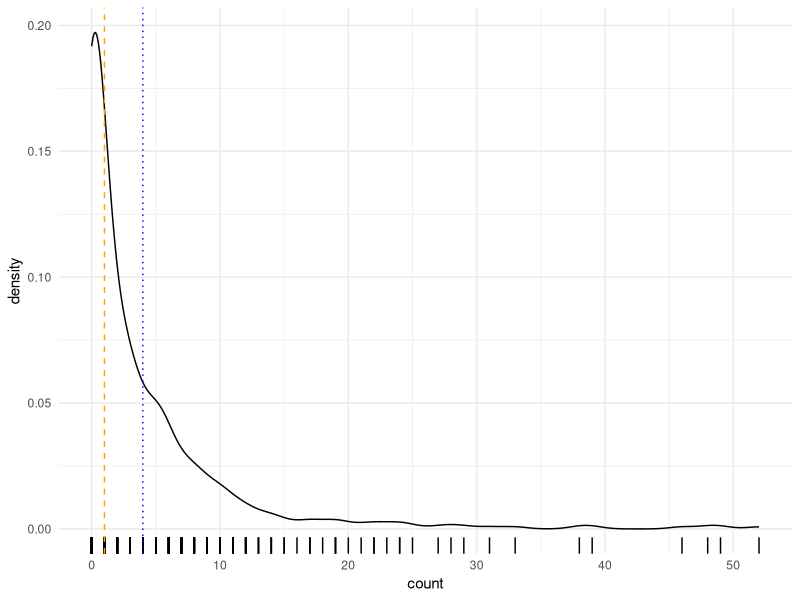
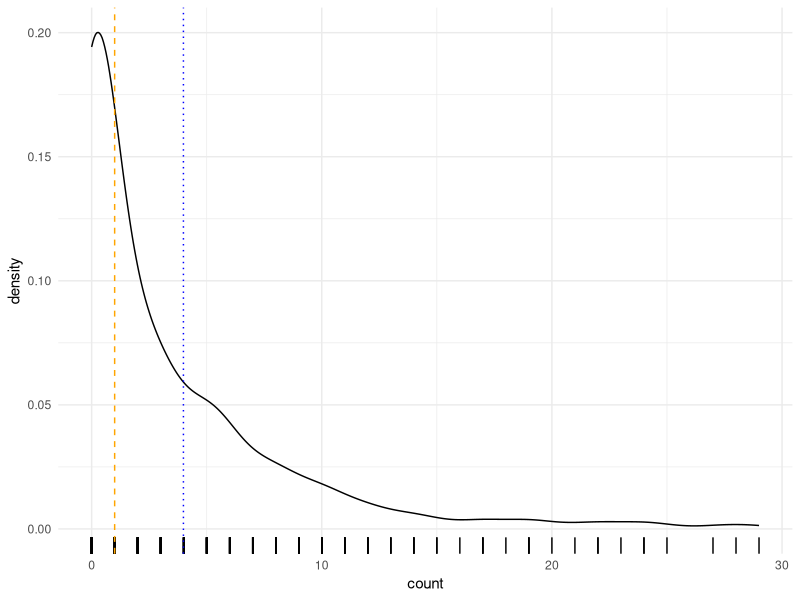
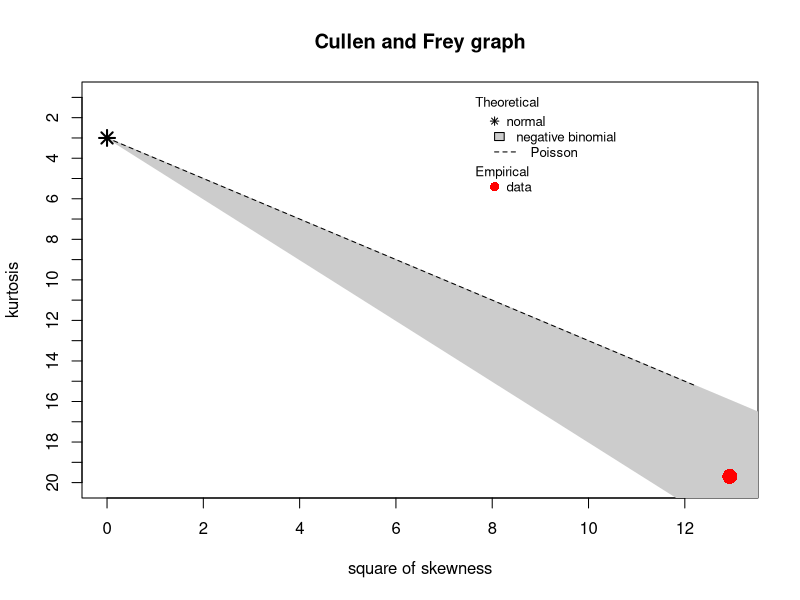
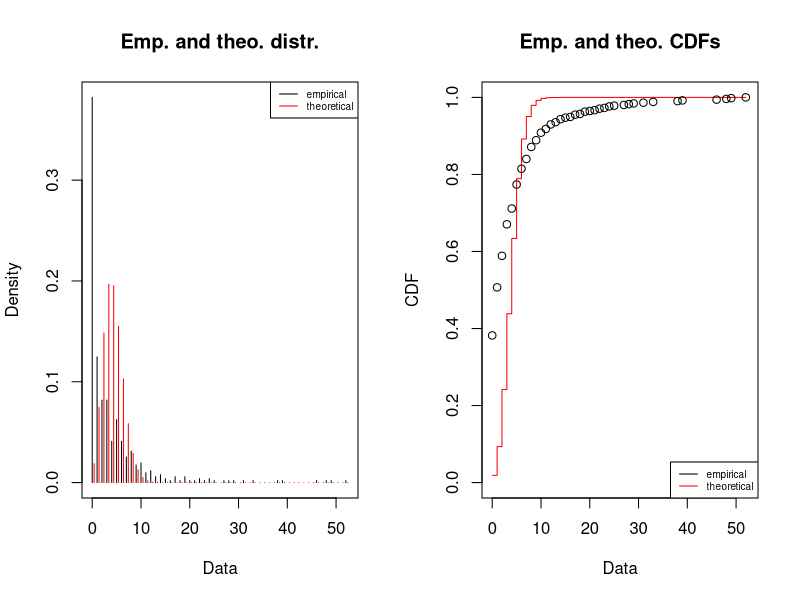
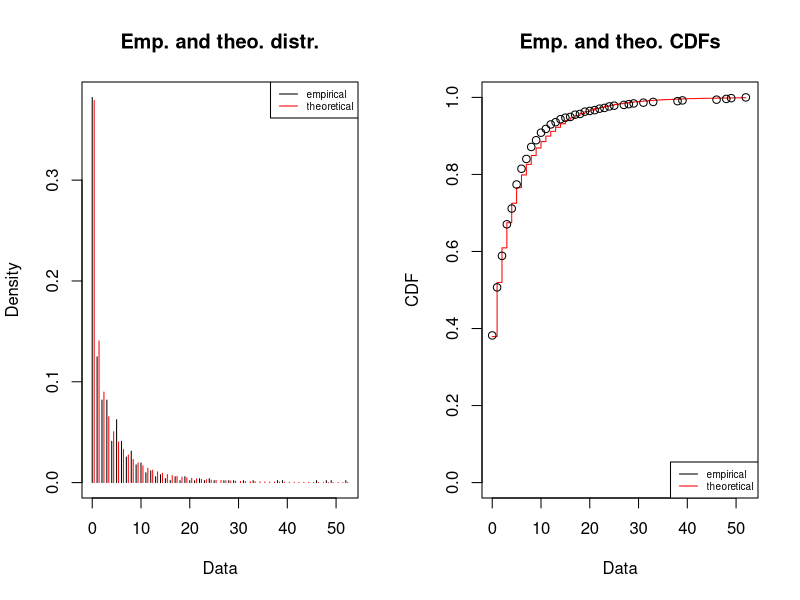
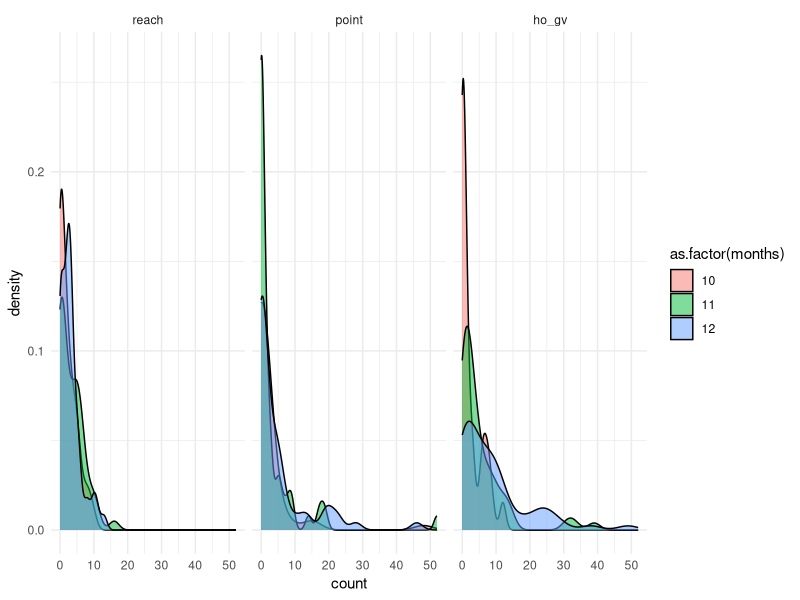
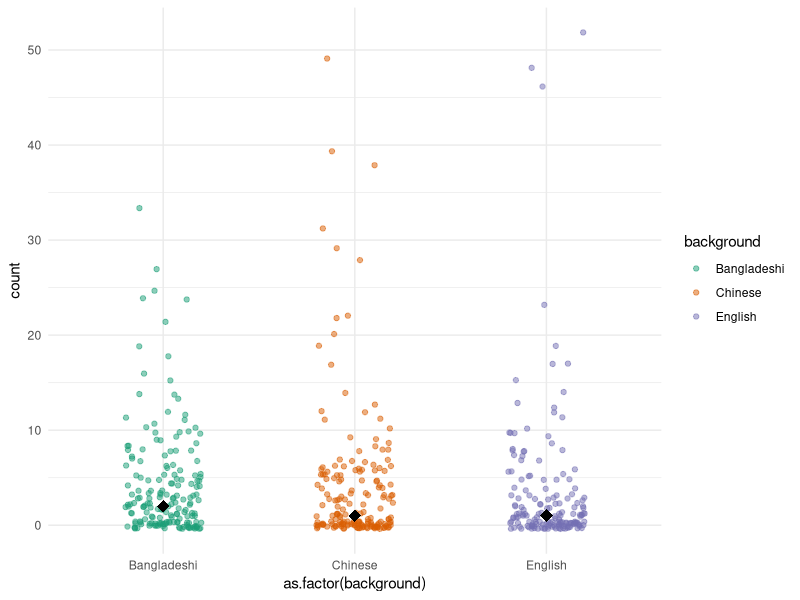
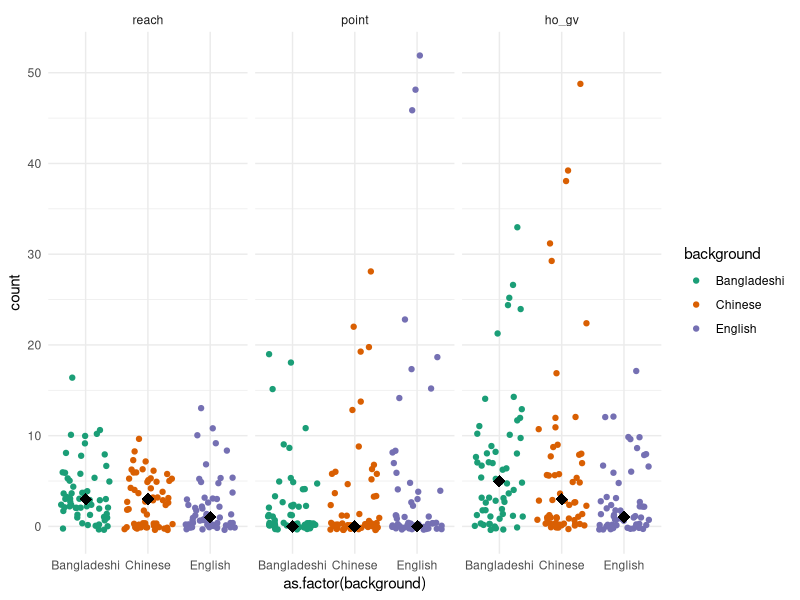

Reproduce these figures in R, in order.
## ---- chunk 1
knitr::opts_chunk$set(echo = TRUE)
knitr::opts_knit$set(root.dir = normalizePath("../"))
library(fitdistrplus)
library(tidyverse)
theme_set(theme_minimal())
## ---- chunk 2
gestures <- read_csv("./data/gestures.csv")

gestures_tot <- gestures %>%
  group_by(dyad, background, months, gesture) %>%
  summarise(
    count = sum(count),
    ct = sum(ct)
  ) %>%
  ungroup() %>%
  mutate(
    gesture = factor(gesture, levels = c("reach", "point", "ho_gv"))
  ) %>%
  mutate_if(is.character, as.factor)

utterances <- read_csv("./data/utterances.csv")

# NAs not removed in sum()
utterances_tot <- utterances %>%
  group_by(dyad, background, months) %>%
  summarise(
    utterances = sum(utterances)
  ) %>%
  ungroup() %>%
  mutate_if(is.character, as.factor)

point <- gestures %>%
  filter(gesture == "point") %>%
  group_by(dyad, background, months) %>%
  summarise(
    count = sum(count)
  ) %>%
  ungroup() %>%
  mutate_if(is.character, as.factor)

utter_point <- left_join(utterances_tot, point) %>%
  rename(point = count)

utterances_compl <- utterances %>% na.omit()
utterances_tcompl <- utterances_tot %>% na.omit()
## ---- chunk 3
gestures %>% group_by(background) %>% summarise(n = n_distinct(dyad))
## ---- chunk 4
utterances %>% group_by(background) %>% summarise(n = n_distinct(dyad))
## ---- chunk 5
gestures_tot %>%
  dplyr::select(-dyad, -months) %>%
  group_by(gesture, background) %>%
  summarise_all(mean, na.rm = TRUE)
## ---- chunk 6
gestures_tot %>%
  ggplot(aes(count)) +
  geom_density() +
  geom_rug() +
  geom_vline(xintercept = median(gestures_tot$count, na.rm = TRUE), linetype = "dashed", colour = "orange") +
  geom_vline(xintercept = mean(gestures_tot$count, na.rm = TRUE), linetype = "dotted", colour = "blue")
## ---- chunk 7
gestures_tot %>%
  filter(count < 31) %>%
  ggplot(aes(count)) +
  geom_density() +
  geom_rug() +
  geom_vline(xintercept = median(gestures_tot$count, na.rm = TRUE), linetype = "dashed", colour = "orange") +
  geom_vline(xintercept = mean(gestures_tot$count, na.rm = TRUE), linetype = "dotted", colour = "blue")
## ---- chunk 8
gest_na <- na.omit(gestures_tot)
descdist(gest_na$count, discrete = TRUE)
## ---- chunk 9
plot(fitdist(gest_na$count, "pois"))
## ---- chunk 10
plot(fitdist(gest_na$count, "nbinom"))
## ---- chunk 11
gestures_tot %>%
  ggplot(aes(count, fill = as.factor(months))) +
  geom_density(alpha = 0.5) +
  facet_grid(~ gesture)
## ---- chunk 12
gestures_tot %>%
  ggplot(aes(as.factor(background), count, colour = background)) +
  geom_jitter(width = 0.2, alpha = 0.5) +
  stat_summary(fun.y = median, geom = "point", shape = 18, size = 4, color = "black") +
  scale_color_brewer(type = "qual", palette = "Dark2")
## ---- chunk 13
gestures_tot %>%
  ggplot(aes(as.factor(background), count, colour = background)) +
  geom_jitter() +
  stat_summary(fun.y = median, geom = "point", shape = 18, size = 4, color = "black") +
  scale_color_brewer(type = "qual", palette = "Dark2") +
  facet_grid(cols = vars(gesture))
## ---- chunk 14
gestures_tot %>%
  ggplot(aes(as.factor(months), count)) +
  geom_jitter() +
  stat_summary(fun.y = median, geom = "point", shape = 18, size = 4, color = "red") +
  facet_grid(cols = vars(gesture))
## ---- chunk 15
gestures_tot %>%
  ggplot(aes(as.factor(months), count)) +
  geom_jitter(alpha = 0.5, width = 0.15) +
  stat_summary(fun.y = median, geom = "point", shape = 18, size = 2, color = "red") +
  facet_grid(vars(background), vars(gesture))
## ---- chunk 16
gestures_tot %>%
  ggplot(aes(as.factor(months), count)) +
  geom_jitter(width = 0.15) +
  stat_summary(fun.y = median, geom = "point", shape = 18, size = 4, color = "red") +
  facet_wrap(vars(background, gesture), scales = "free")
## ---- chunk 17
gestures_tot %>%
  ggplot(aes(as.factor(months), count, colour = background)) +
  geom_point(alpha = 0.5) +
  geom_line(aes(group = dyad)) +
  facet_grid(vars(background), vars(gesture))
## ---- chunk 18
gestures_tot %>%
  filter(background == "Bangladeshi") %>%
  ggplot(aes(as.factor(months), count, colour = dyad)) +
  geom_point(alpha = 0.5) +
  geom_line(aes(group = dyad)) +
  facet_grid(cols = vars(gesture)) +
  theme(legend.position = "none")
## ---- chunk 19
gestures_tot %>%
  filter(background == "Chinese") %>%
  ggplot(aes(as.factor(months), count, colour = dyad)) +
  geom_point(alpha = 0.5) +
  geom_line(aes(group = dyad)) +
  facet_grid(cols = vars(gesture)) +
  theme(legend.position = "none")
## ---- chunk 20
gestures_tot %>%
  filter(background == "English") %>%
  ggplot(aes(as.factor(months), count, colour = dyad)) +
  geom_point(alpha = 0.5) +
  geom_line(aes(group = dyad)) +
  facet_grid(cols = vars(gesture)) +
  theme(legend.position = "none")
## ---- chunk 21
utterances %>%
  ggplot(aes(utterances)) +
  geom_density() +
  geom_rug()
## ---- chunk 22
utterances_tot %>%
  ggplot(aes(utterances)) +
  geom_density() +
  geom_rug()
## ---- chunk 23
descdist(utterances_tcompl$utterances, discrete = TRUE)
## ---- chunk 24
plot(fitdist(utterances_tcompl$utterances, "norm"))
## ---- chunk 25
utterances_tot %>%
  ggplot(aes(utterances, fill = background)) +
  geom_density(alpha = 0.5, colour = NA) +
  geom_rug()
## ---- chunk 26
utterances_tot %>%
  ggplot(aes(utterances, fill = as.factor(months))) +
  geom_density(alpha = 0.5, colour = NA) +
  geom_rug()
## ---- chunk 27
utterances_tot %>%
  ggplot(aes(as.factor(months), utterances)) +
  geom_jitter(width = 0.1)
## ---- chunk 28
utterances_tot %>%
  ggplot(aes(as.factor(months), utterances, colour = background)) +
  geom_jitter(width = 0.1) +
  facet_grid(~ background)
## ---- chunk 29
utterances_tot %>%
  group_by(background, months) %>%
  summarise(mean = mean(utterances, na.rm = TRUE)) %>%
  ggplot(aes(as.factor(months), mean, group = background, colour = background)) +
  geom_point() +
  geom_line() +
  ylim(c(min(utterances_tot$utterances, na.rm = TRUE), max(utterances_tot$utterances, na.rm = TRUE)))
## ---- chunk 30
utterances_tot %>%
  group_by(background, months) %>%
  summarise(median = median(utterances, na.rm = TRUE)) %>%
  ggplot(aes(as.factor(months), median, group = background, colour = background)) +
  geom_point() +
  geom_line() +
  ylim(c(min(utterances_tot$utterances, na.rm = TRUE), max(utterances_tot$utterances, na.rm = TRUE)))
## ---- chunk 31
utterances %>%
  ggplot(aes(as.factor(months), utterances, colour = task)) +
  geom_jitter(width = 0.1) +
  facet_grid(~ task)
## ---- chunk 32
utterances %>%
  ggplot(aes(as.factor(months), utterances, colour = task)) +
  geom_jitter(width = 0.1) +
  facet_grid(background ~ task)
## ---- chunk 33
utterances %>%
  ggplot(aes(as.factor(months), utterances, colour = task, group = dyad)) +
  geom_point() +
  geom_line() +
  facet_grid(background ~ task)
## ---- chunk 34
utterances_tot %>%
  ggplot(aes(as.factor(months), utterances, colour = background)) +
  geom_jitter(width = 0.1) +
  facet_grid(background ~ .)
## ---- chunk 35
utterances_tot %>%
  ggplot(aes(as.factor(months), utterances, colour = background)) +
  # geom_boxplot(width = 0.5, aes(colour = NULL)) +
  geom_point() +
  geom_line(aes(group = dyad)) +
  facet_grid(background ~ .)
## ---- chunk 36
utterances_tot %>%
  ggplot(aes(background, utterances, colour = background)) +
  geom_jitter(width = 0.2) +
  stat_summary(fun.y = median, geom = "point", shape = 18, size = 6, color = "black")
## ---- chunk 37
utter_point %>%
  ggplot(aes(utterances, point)) +
  geom_point() +
  geom_smooth(method = "lm")
## ---- chunk 38
utter_point %>%
  ggplot(aes(utterances, point, colour = as.factor(months))) +
  geom_point() +
  geom_smooth(method = "lm")
## ---- chunk 39
utter_point %>%
  ggplot(aes(utterances, point, colour = as.factor(months))) +
  geom_point() +
  geom_smooth(method = "lm") +
  facet_grid(~ background)
## ---- chunk 40
utter_point_lead <- utter_point %>%
  group_by(dyad) %>%
  mutate(
    lead_point = lead(point)
  ) %>%
  filter(months != 12)
## ---- chunk 41
utter_point_lead %>%
  ggplot(aes(utterances, lead_point)) +
  geom_point() +
  geom_smooth(method = "lm")
## ---- chunk 42
utter_point_lead %>%
  ggplot(aes(utterances, lead_point, colour = background)) +
  geom_point() +
  geom_smooth(method = "lm")
## ---- chunk 43
point_hg <- gestures_tot %>%
  dplyr::select(-ct) %>%
  spread(gesture, count) %>%
  dplyr::select(-reach) %>%
  group_by(dyad) %>%
  mutate(
    lead_hg = lead(ho_gv)
  ) %>%
  filter(months != 12)
## ---- chunk 44
point_hg %>%
  ggplot(aes(point, lead_hg)) +
  geom_point() +
  geom_smooth(method = "lm")
## ---- chunk 45
point_hg %>%
  filter(point < 20) %>%
  ggplot(aes(point, lead_hg)) +
  geom_point() +
  geom_smooth(method = "lm")
## ---- chunk 46
point_hg %>%
  filter(point < 20) %>%
  ggplot(aes(point, lead_hg, colour = background)) +
  geom_point() +
  geom_smooth(method = "lm")
## ---- chunk 47
hg_point_lead <- gestures_tot %>%
  dplyr::select(-ct) %>%
  spread(gesture, count) %>%
  dplyr::select(-reach) %>%
  group_by(dyad) %>%
  mutate(
    lead_point = lead(point)
  ) %>%
  filter(months != 12)
## ---- chunk 48
hg_point_lead %>%
  ggplot(aes(ho_gv, lead_point)) +
  geom_point() +
  geom_smooth(method = "lm")
## ---- chunk 49
gestures_tot %>%
  ggplot(aes(ct)) +
  geom_density()
## ---- chunk 50
gestures_tot %>%
  ggplot(aes(ct, fill = gesture)) +
  geom_density(alpha = 0.5)
## ---- chunk 51
gestures_tot %>%
  ggplot(aes(ct, fill = gesture)) +
  geom_histogram() +
  facet_grid(~ gesture)
## ---- chunk 52
gestures_tot %>%
  ggplot(aes(ct, fill = gesture)) +
  geom_histogram() +
  facet_grid(background ~ gesture)
## ---- chunk 53
gestures_tot %>%
  ggplot(aes(as.factor(months), ct)) +
  geom_jitter(width = 0.2, alpha = 0.3)
## ---- chunk 54
gestures_tot %>%
  filter(ct < 20) %>%
  ggplot(aes(as.factor(months), ct)) +
  geom_jitter(width = 0.2, alpha = 0.3) +
  stat_summary(fun.y = median, geom = "point", shape = 18, size = 5, color = "red")
## ---- chunk 55
gestures_tot %>%
  filter(ct < 20) %>%
  ggplot(aes(as.factor(months), ct)) +
  geom_jitter(width = 0.2, alpha = 0.3) +
  stat_summary(fun.y = mean, geom = "point", shape = 18, size = 5, color = "red")
## ---- chunk 56
gestures_tot %>%
  filter(ct < 20) %>%
  ggplot(aes(as.factor(months), ct, group = dyad, colour = gesture)) +
  geom_point() +
  geom_line(alpha = 0.2) +
  facet_grid(gesture ~ .) +
  scale_color_brewer(type = "qual", palette = "Dark2")
## ---- chunk 57
gestures_tot %>%
  filter(ct < 20) %>%
  ggplot(aes(as.factor(months), ct, group = dyad, colour = background)) +
  geom_point() +
  geom_line(alpha = 0.2) +
  facet_grid(background ~ gesture) +
  scale_color_brewer(type = "qual", palette = "Dark2")
